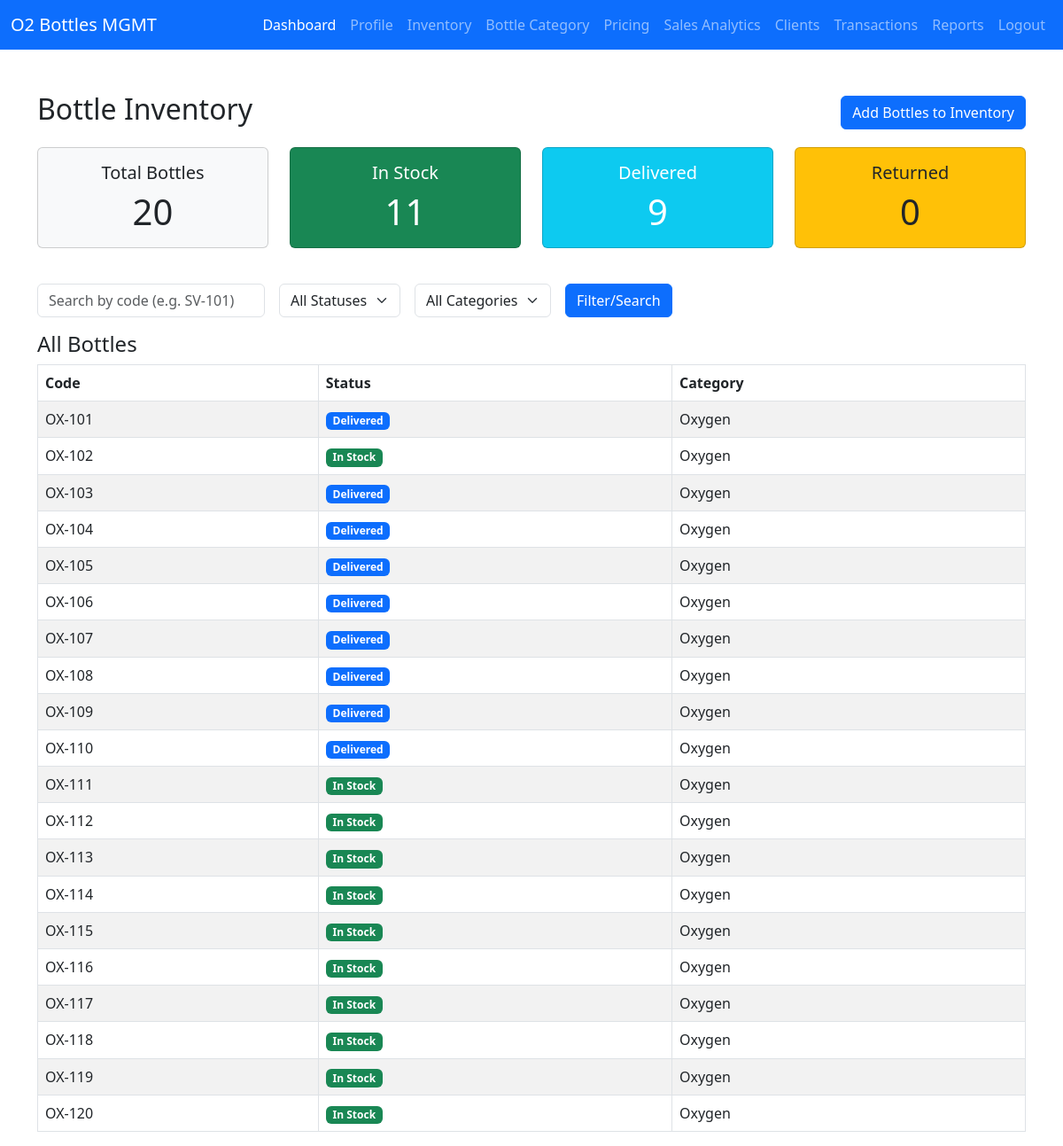
Screenshot of /inventory/ (signed in) with the database file from the repository.
### bottle_MGMT/models.py (models this page shows, shortened)
class Bottle(models.Model):
    STATUS_CHOICES = [
        ('in_stock', 'In Stock'),
        ('delivered', 'Delivered'),
        ('returned', 'Returned'),
    ]
    code = models.CharField(max_length=10, unique=True)
    status = models.CharField(max_length=10, choices=STATUS_CHOICES, default='in_stock')
    category = models.ForeignKey(BottleCategory, on_delete=models.SET_DEFAULT, default=1)

class BottleCategory(models.Model):
    name = models.CharField(max_length=50, unique=True)

### bottle_MGMT/views.py (the view)
# urls.py: path('inventory/', views.inventory_view, name='inventory'),
@staff_member_required
def inventory_view(request):
    status = request.GET.get('status', '')
    code_query = request.GET.get('q', '')
    bottles = Bottle.objects.all().order_by('code')
    if status:
        bottles = bottles.filter(status=status)
    if code_query:
        bottles = bottles.filter(code__icontains=code_query)
    total = bottles.count()
    in_stock = bottles.filter(status='in_stock').count()
    delivered = bottles.filter(status='delivered').count()
    returned = bottles.filter(status='returned').count()
    return render(request, 'inventory.html', {
        'bottles': bottles,
        'total': total,
        'in_stock': in_stock,
        'delivered': delivered,
        'returned': returned,
        'status': status,
        'code_query': code_query,
    })

### templates/inventory.html (shortened to what this page needs)
{% extends "base.html" %}
{% load widget_tweaks %}
{% block content %}
    <div class="d-flex justify-content-between align-items-center mb-3">
        <h2>Bottle Inventory</h2>
        {% if request.user.username == 'admin' %}
        <a href="{% url 'add_bottles' %}" class="btn btn-primary">Add Bottles to Inventory</a>
        {% endif %}
    </div>
    <div class="row text-center mb-4">
        <div class="col-md-3 col-6">
            <div class="card bg-light mb-3">
                <div class="card-body">
                    <h5 class="card-title">Total Bottles</h5>
                    <p class="card-text display-6">{{ total }}</p>
                </div>
            </div>
        </div>
        <div class="col-md-3 col-6">
            <div class="card bg-success text-white mb-3">
                <div class="card-body">
                    <h5 class="card-title">In Stock</h5>
                    <p class="card-text display-6">{{ in_stock }}</p>
                </div>
            </div>
        </div>
        <div class="col-md-3 col-6">
            <div class="card bg-info text-white mb-3">
                <div class="card-body">
                    <h5 class="card-title">Delivered</h5>
                    <p class="card-text display-6">{{ delivered }}</p>
                </div>
            </div>
        </div>
        <div class="col-md-3 col-6">
            <div class="card bg-warning text-dark mb-3">
                <div class="card-body">
                    <h5 class="card-title">Returned</h5>
                    <p class="card-text display-6">{{ returned }}</p>
                </div>
            </div>
        </div>
    </div>
    <form method="get" class="row g-3 mb-3">
        <div class="col-auto">
            <input type="text" name="q" class="form-control" placeholder="Search by code (e.g. SV-101)" value="{{ code_query }}">
        </div>
        <div class="col-auto">
            <select name="status" class="form-select">
                <option value="">All Statuses</option>
            </select>
        </div>
        <div class="col-auto">
            <select name="category" class="form-select">
                <option value="">All Categories</option>
            </select>
        </div>
        <div class="col-auto">
            <button type="submit" class="btn btn-primary">Filter/Search</button>
        </div>
    </form>
    <h4>All Bottles</h4>
    <table class="table table-bordered table-striped">
        <thead>
            <tr>
                <th>Code</th>
                <th>Status</th>
                <th>Category</th>
            </tr>
        </thead>
        <tbody>
            {% for bottle in bottles %}
            <tr>
                <td>{{ bottle.code }}</td>
                <td>
                    {% if bottle.status == 'in_stock' %}
                        <span class="badge bg-success">In Stock</span>
                    {% elif bottle.status == 'delivered' %}
                        <span class="badge bg-primary">Delivered</span>
                    {% elif bottle.status == 'returned' %}
                        <span class="badge bg-info text-dark">Returned</span>
                    {% endif %}
                </td>
                <td>{{ bottle.category.name }}</td>
            </tr>
            {% empty %}
            <tr>
                <td colspan="2" class="text-center">No bottles found.</td>
            </tr>
            {% endfor %}
        </tbody>
    </table>
{% endblock %}

### rows the page displays
Bottle: code "OX-101", status "Delivered", category.name "Oxygen"
Bottle: code "OX-102", status "In Stock", category.name "Oxygen"
Bottle: code "OX-103", status "Delivered", category.name "Oxygen"
Bottle: code "OX-104", status "Delivered", category.name "Oxygen"
Bottle: code "OX-105", status "Delivered", category.name "Oxygen"
Bottle: code "OX-106", status "Delivered", category.name "Oxygen"
Bottle: code "OX-107", status "Delivered", category.name "Oxygen"
Bottle: code "OX-108", status "Delivered", category.name "Oxygen"
Bottle: code "OX-109", status "Delivered", category.name "Oxygen"
Bottle: code "OX-110", status "Delivered", category.name "Oxygen"
Bottle: code "OX-111", status "In Stock", category.name "Oxygen"
Bottle: code "OX-112", status "In Stock", category.name "Oxygen"
Bottle: code "OX-113", status "In Stock", category.name "Oxygen"
Bottle: code "OX-114", status "In Stock", category.name "Oxygen"
Bottle: code "OX-115", status "In Stock", category.name "Oxygen"
Bottle: code "OX-116", status "In Stock", category.name "Oxygen"
Bottle: code "OX-117", status "In Stock", category.name "Oxygen"
Bottle: code "OX-118", status "In Stock", category.name "Oxygen"
Bottle: code "OX-119", status "In Stock", category.name "Oxygen"
Bottle: code "OX-120", status "In Stock", category.name "Oxygen"

### other values shown
{{ total }} "20"
{{ in_stock }} "11"
{{ delivered }} "9"
{{ returned }} "0"
